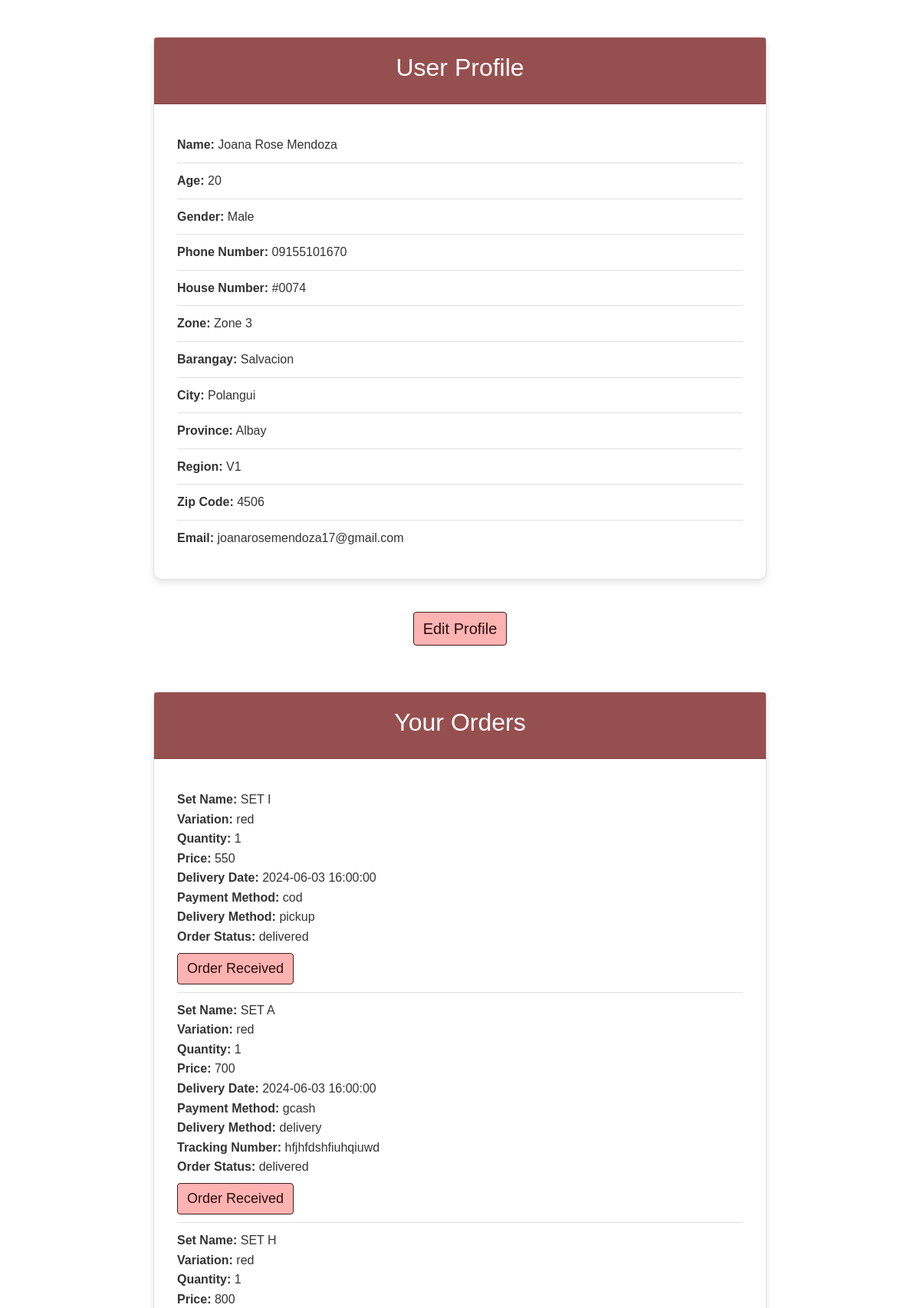
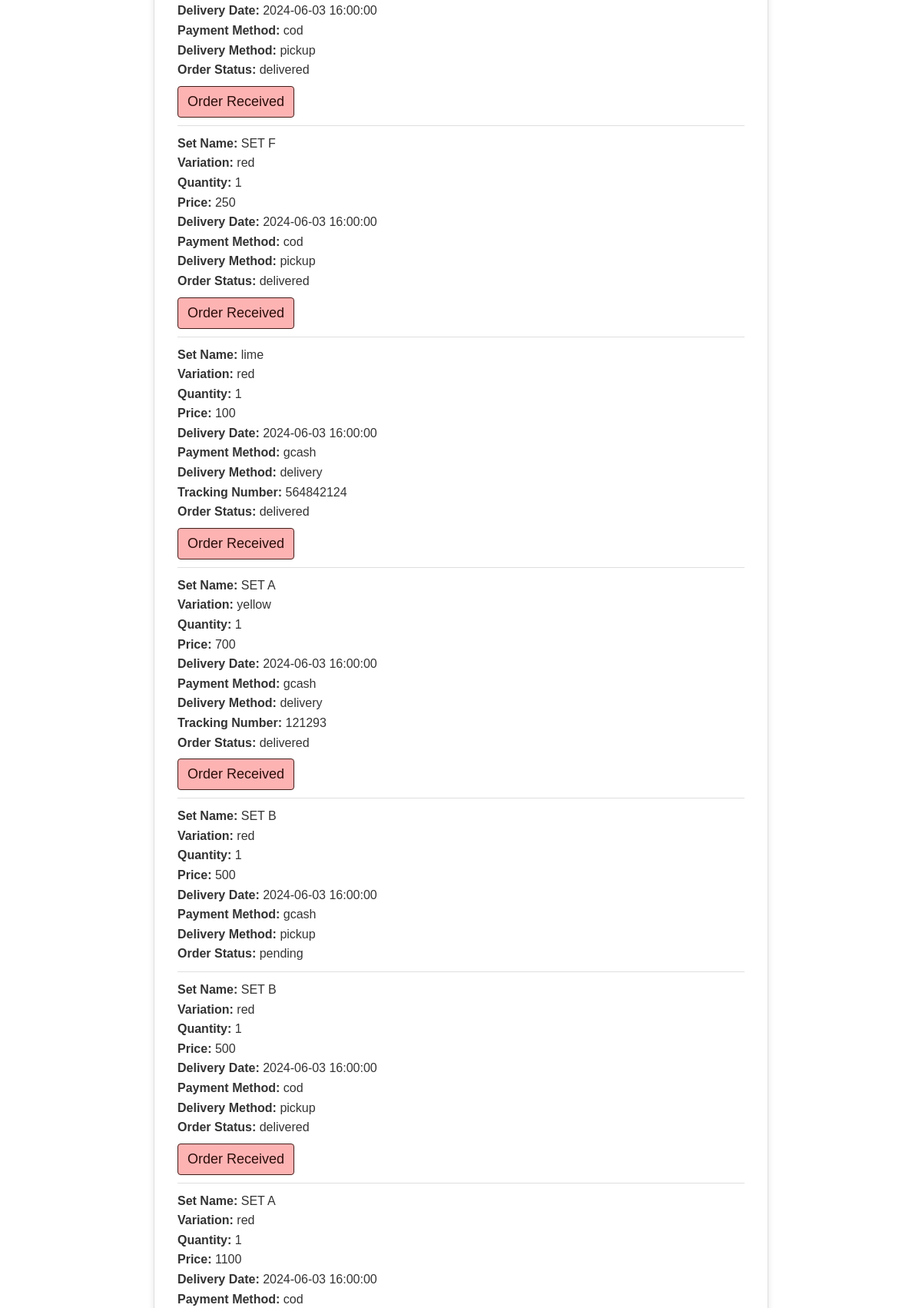
Page /user/user_profile.php (signed in, upper part) on the committed database (2 pictures, top to bottom).
### tables this page shows
CREATE TABLE `customers` (
  `Customer_ID` int(11) NOT NULL,
  `Name` varchar(255) DEFAULT NULL,
  `Age` varchar(255) DEFAULT NULL,
  `Gender` varchar(255) DEFAULT NULL,
  `Phone_Number` varchar(255) DEFAULT NULL,
  `House_Number` varchar(255) DEFAULT NULL,
  `Zone` varchar(255) DEFAULT NULL,
  `Barangay` varchar(255) DEFAULT NULL,
  `City` varchar(255) DEFAULT NULL,
  `Province` varchar(255) DEFAULT NULL,
  `Region` varchar(255) DEFAULT NULL,
  `Zip_Code` varchar(255) DEFAULT NULL,
  `Email` varchar(255) DEFAULT NULL,
  `Username` varchar(255) DEFAULT NULL,
  `Password` varchar(255) DEFAULT NULL,
  `user_status` char(1) NOT NULL DEFAULT 'A',
  `user_type` char(1) NOT NULL DEFAULT 'C'
);

CREATE TABLE `shipping` (
  `Shipping_ID` int(11) NOT NULL,
  `Tracking_Number` varchar(255) DEFAULT NULL,
  `Order_ID` int(11) DEFAULT NULL
);

CREATE TABLE `order` (
  `Order_ID` int(11) NOT NULL,
  `Customer_ID` int(11) DEFAULT NULL,
  `Set_Name` varchar(255) DEFAULT NULL,
  `Variation` varchar(255) DEFAULT NULL,
  `Quantity` varchar(255) DEFAULT NULL,
  `Price` varchar(255) DEFAULT NULL,
  `Delivery_Date` timestamp NULL DEFAULT current_timestamp(),
  `mode_of_payment` varchar(255) NOT NULL,
  `mode_of_delivery` varchar(255) NOT NULL,
  `Order_Date` date DEFAULT curdate(),
  `order_status` varchar(50) NOT NULL DEFAULT 'pending',
  `shipping_status` varchar(50) NOT NULL DEFAULT 'otw',
  `archived` tinyint(1) DEFAULT 0
);

### user/user_profile.php (the view, shortened to what this page needs)
<?php
include_once "../db.php";
$stmt_user = $conn->prepare("SELECT Name, Age, Gender, Phone_Number, House_Number, `Zone`, Barangay, City, Province, Region, Zip_Code, Email FROM customers WHERE Username = ?");
$stmt_user->bind_param("s", $_SESSION['customers_username']);
$stmt_user->execute();
$result_user = $stmt_user->get_result();
$user = $result_user->fetch_assoc();
$stmt_orders = $conn->prepare("SELECT o.Order_ID, o.Set_Name, o.Variation, o.Quantity, o.Price, o.Delivery_Date, o.mode_of_payment, o.mode_of_delivery, o.order_status, s.Tracking_Number
                            FROM `order` o
                            LEFT JOIN shipping s ON o.Order_ID = s.Order_ID
                            INNER JOIN customers c ON o.Customer_ID = c.Customer_ID
                            WHERE c.Username = ?");
$stmt_orders->bind_param("s", $_SESSION['customers_username']);
$stmt_orders->execute();
$orders = $stmt_orders->get_result();
?>
<!DOCTYPE html>
<html lang="en">
<head>
  <link rel="stylesheet" href="https://stackpath.bootstrapcdn.com/bootstrap/4.5.2/css/bootstrap.min.css">
  <link rel="stylesheet" href="../styles/user_profile.css">
</head>
<body>
<section class="container mt-5">
    <div class="card pink-background">
    <div class="card-header bg-card pink-background text-white">
      <h2 class="text-center">User Profile</h2>
    </div>
    <div class="card-body">
      <ul class="list-group list-group-flush">
        <li class="list-group-item"><strong>Name:</strong> <?php echo htmlspecialchars($user['Name']); ?></li>
        <li class="list-group-item"><strong>Age:</strong> <?php echo htmlspecialchars($user['Age']); ?></li>
        <li class="list-group-item"><strong>Gender:</strong> <?php echo htmlspecialchars($user['Gender']); ?></li>
        <li class="list-group-item"><strong>Phone Number:</strong> <?php echo htmlspecialchars($user['Phone_Number']); ?></li>
        <li class="list-group-item"><strong>House Number:</strong> <?php echo htmlspecialchars($user['House_Number']); ?></li>
        <li class="list-group-item"><strong>Zone:</strong> <?php echo htmlspecialchars($user['Zone']); ?></li>
        <li class="list-group-item"><strong>Barangay:</strong> <?php echo htmlspecialchars($user['Barangay']); ?></li>
        <li class="list-group-item"><strong>City:</strong> <?php echo htmlspecialchars($user['City']); ?></li>
        <li class="list-group-item"><strong>Province:</strong> <?php echo htmlspecialchars($user['Province']); ?></li>
        <li class="list-group-item"><strong>Region:</strong> <?php echo htmlspecialchars($user['Region']); ?></li>
        <li class="list-group-item"><strong>Zip Code:</strong> <?php echo htmlspecialchars($user['Zip_Code']); ?></li>
        <li class="list-group-item"><strong>Email:</strong> <?php echo htmlspecialchars($user['Email']); ?></li>
      </ul>
    </div>
  </div>
</section>
  <div class="edit-profile-btn text-center">
    <a href="edit_user.php" class="btn btn-primary">Edit Profile</a>
  </div>
<section class="container mt-5">
<div class="card pink-background">
    <div class="card-header bg-card pink-background text-white">
      <h2 class="text-center">Your Orders</h2>
    </div>
    <div class="card-body">
      <ul class="list-group list-group-flush">
        <?php while ($order = $orders->fetch_assoc()): ?>
        <?php if ($order['order_status'] !== 'received'): ?>
        <li class="list-group-item">
          <strong>Set Name:</strong> <?php echo htmlspecialchars($order['Set_Name']); ?><br>
          <strong>Variation:</strong> <?php echo htmlspecialchars($order['Variation']); ?><br>
          <strong>Quantity:</strong> <?php echo htmlspecialchars($order['Quantity']); ?><br>
          <strong>Price:</strong> <?php echo htmlspecialchars($order['Price']); ?><br>
          <strong>Delivery Date:</strong> <?php echo htmlspecialchars($order['Delivery_Date']); ?><br>
          <strong>Payment Method:</strong> <?php echo htmlspecialchars($order['mode_of_payment']); ?><br>
          <strong>Delivery Method:</strong> <?php echo htmlspecialchars($order['mode_of_delivery']); ?><br>
          <?php if ($order['Tracking_Number']): ?>
            <strong>Tracking Number:</strong> <?php echo htmlspecialchars($order['Tracking_Number']); ?><br>
          <?php endif; ?>
          <strong>Order Status:</strong> <?php echo htmlspecialchars($order['order_status']); ?><br>
          <?php if ($order['order_status'] == 'delivered'): ?>
          <form action="user_profile.php" method="post">
            <button type="submit" name="order_received" class="btn btn-success mt-2">Order Received</button>
          </form>
          <?php endif; ?>
        </li>
        <?php endif; ?>
        <?php endwhile; ?>
      </ul>
  </div>
</section>
</body>
</html>

### styles/user_profile.css (style rules this page uses)
body { background-image: url('../images/userbg.png'); background-size: cover; background-position: center; background-repeat: no-repeat; background-attachment: fixed; color: #333; font-size: 16px; font-family: Arial, sans-serif; line-height: 1.6; }
.card { border-radius: 10px; box-shadow: 0 4px 8px rgba(0, 0, 0, 0.1); background-color: #fff; margin: 20px auto; max-width: 800px; }
.card-header { background-color: hsl(0, 31%, 45%); color: #fff; text-align: center; padding: 20px; }
.card-body { padding: 30px; }
.list-group-item { padding: 10px 0; font-size: 16px; }
.edit-profile-btn { margin: 20px auto; font-size: 16px; border-radius: 8px; border: none; padding: 12px 20px; cursor: pointer; text-decoration: none; display: block; transition: background-color 0.3s ease; }
.btn-primary { background-color: #feb3b3; font-size: 20px; color: #2b0d09; border-color: #411d18; }
.text-center { text-align: center; }
.container { margin-bottom: 30px; }
.btn-success { background-color: #feb3b3; font-size: 18px; color: #2b0d09; border-color: #411d18; }

### rows in the picture
customers: Name "Joana Rose Mendoza", Age "20", Gender "Male", Phone_Number "09155101670", House_Number "#0074", Zone "Zone 3", Barangay "Salvacion", City "Polangui", Province "Albay", Region "V1", Zip_Code "4506", Email "joanarosemendoza17@gmail.com"
shipping: Order_ID.Set_Name "SET I", Order_ID.Variation "red", Order_ID.Quantity "1", Order_ID.Price "550", Order_ID.Delivery_Date "2024-06-03 16:00:00", Order_ID.mode_of_payment "cod", Order_ID.mode_of_delivery "pickup", Order_ID.order_status "delivered"
shipping: Order_ID.Set_Name "SET A", Order_ID.Variation "red", Order_ID.Quantity "1", Order_ID.Price "700", Order_ID.Delivery_Date "2024-06-03 16:00:00", Order_ID.mode_of_payment "gcash", Order_ID.mode_of_delivery "delivery", Tracking_Number "hfjhfdshfiuhqiuwd", Order_ID.order_status "delivered"
shipping: Order_ID.Set_Name "SET H", Order_ID.Variation "red", Order_ID.Quantity "1", Order_ID.Price "800", Order_ID.Delivery_Date "2024-06-03 16:00:00", Order_ID.mode_of_payment "cod", Order_ID.mode_of_delivery "pickup", Order_ID.order_status "delivered"
shipping: Order_ID.Set_Name "SET F", Order_ID.Variation "red", Order_ID.Quantity "1", Order_ID.Price "250", Order_ID.Delivery_Date "2024-06-03 16:00:00", Order_ID.mode_of_payment "cod", Order_ID.mode_of_delivery "pickup", Order_ID.order_status "delivered"
shipping: Order_ID.Set_Name "lime", Order_ID.Variation "red", Order_ID.Quantity "1", Order_ID.Price "100", Order_ID.Delivery_Date "2024-06-03 16:00:00", Order_ID.mode_of_payment "gcash", Order_ID.mode_of_delivery "delivery", Tracking_Number "564842124", Order_ID.order_status "delivered"
shipping: Order_ID.Set_Name "SET A", Order_ID.Variation "yellow", Order_ID.Quantity "1", Order_ID.Price "700", Order_ID.Delivery_Date "2024-06-03 16:00:00", Order_ID.mode_of_payment "gcash", Order_ID.mode_of_delivery "delivery", Tracking_Number "121293", Order_ID.order_status "delivered"
order: Set_Name "SET B", Variation "red", Quantity "1", Price "500", Delivery_Date "2024-06-03 16:00:00", mode_of_payment "gcash", mode_of_delivery "pickup", order_status "pending"
shipping: Order_ID.Set_Name "SET B", Order_ID.Variation "red", Order_ID.Quantity "1", Order_ID.Price "500", Order_ID.Delivery_Date "2024-06-03 16:00:00", Order_ID.mode_of_payment "cod", Order_ID.mode_of_delivery "pickup", Order_ID.order_status "delivered"
order: Set_Name "SET A", Variation "red", Quantity "1", Price "1100", Delivery_Date "2024-06-03 16:00:00", mode_of_payment "cod"
